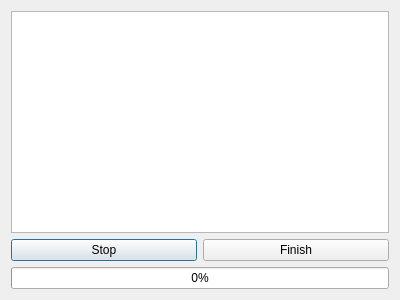
<?xml version="1.0" encoding="UTF-8"?>
<ui version="4.0">
 <class>LoadDialog</class>
 <widget class="QDialog" name="LoadDialog">
  <property name="geometry">
   <rect>
    <x>0</x>
    <y>0</y>
    <width>400</width>
    <height>300</height>
   </rect>
  </property>
  <property name="windowTitle">
   <string>Dialog</string>
  </property>
  <layout class="QGridLayout" name="gridLayout">
   <item row="1" column="0">
    <layout class="QHBoxLayout" name="horizontalLayout">
     <item alignment="Qt::AlignVCenter">
      <widget class="QPushButton" name="pushButton_2">
       <property name="text">
        <string>Stop</string>
       </property>
      </widget>
     </item>
     <item>
      <widget class="QPushButton" name="pushButton">
       <property name="text">
        <string>Finish</string>
       </property>
      </widget>
     </item>
    </layout>
   </item>
   <item row="4" column="0">
    <widget class="QProgressBar" name="progress_bar">
     <property name="value">
      <number>0</number>
     </property>
    </widget>
   </item>
   <item row="0" column="0">
    <widget class="QListWidget" name="listWidget"/>
   </item>
  </layout>
 </widget>
 <resources/>
 <connections/>
</ui>
